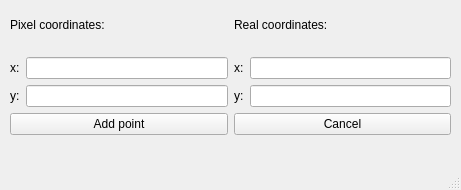
<?xml version="1.0" encoding="UTF-8"?>
<ui version="4.0">
 <class>MainWindow</class>
 <widget class="QMainWindow" name="MainWindow">
  <property name="geometry">
   <rect>
    <x>0</x>
    <y>0</y>
    <width>461</width>
    <height>190</height>
   </rect>
  </property>
  <property name="windowTitle">
   <string>Points correspondence</string>
  </property>
  <widget class="QWidget" name="centralwidget">
   <widget class="QWidget" name="gridLayoutWidget">
    <property name="geometry">
     <rect>
      <x>10</x>
      <y>-1</y>
      <width>441</width>
      <height>136</height>
     </rect>
    </property>
    <layout class="QGridLayout" name="gridLayout">
     <item row="0" column="0" colspan="2">
      <widget class="QLabel" name="label">
       <property name="text">
        <string>Pixel coordinates:</string>
       </property>
      </widget>
     </item>
     <item row="2" column="3">
      <widget class="QLineEdit" name="lineEdit_4"/>
     </item>
     <item row="2" column="1">
      <widget class="QLineEdit" name="lineEdit_3"/>
     </item>
     <item row="1" column="3">
      <widget class="QLineEdit" name="lineEdit_2"/>
     </item>
     <item row="2" column="0">
      <widget class="QLabel" name="label_5">
       <property name="text">
        <string>y:</string>
       </property>
      </widget>
     </item>
     <item row="0" column="2" colspan="2">
      <widget class="QLabel" name="label_2">
       <property name="text">
        <string>Real coordinates:</string>
       </property>
      </widget>
     </item>
     <item row="1" column="0">
      <widget class="QLabel" name="label_3">
       <property name="text">
        <string>x:</string>
       </property>
      </widget>
     </item>
     <item row="1" column="2">
      <widget class="QLabel" name="label_4">
       <property name="text">
        <string>x:</string>
       </property>
      </widget>
     </item>
     <item row="1" column="1">
      <widget class="QLineEdit" name="lineEdit"/>
     </item>
     <item row="2" column="2">
      <widget class="QLabel" name="label_6">
       <property name="text">
        <string>y:</string>
       </property>
      </widget>
     </item>
     <item row="3" column="0" colspan="2">
      <widget class="QPushButton" name="pushButton">
       <property name="text">
        <string>Add point</string>
       </property>
      </widget>
     </item>
     <item row="3" column="2" colspan="2">
      <widget class="QPushButton" name="pushButton_2">
       <property name="text">
        <string>Cancel</string>
       </property>
      </widget>
     </item>
    </layout>
   </widget>
  </widget>
  <widget class="QMenuBar" name="menubar">
   <property name="geometry">
    <rect>
     <x>0</x>
     <y>0</y>
     <width>461</width>
     <height>30</height>
    </rect>
   </property>
  </widget>
  <widget class="QStatusBar" name="statusbar"/>
 </widget>
 <resources/>
 <connections/>
</ui>
